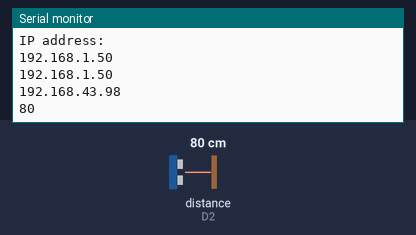
Simulated run of this sketch. Board: ESP8266 (NodeMCU). Parts: the last lines printed to the serial monitor. Wiring (inferred from the names in the program): ultrasonic range finder: trigger D1; echo D2. Inputs (shaded band) come from the test bench; at power-on: distance to the obstacle (sensor on D2) 80 cm. The echo pulse lasts 58.3 µs per cm; WiFi joins after 1.5 s; servers stay silent unless stated; uploads are accepted with an empty reply.

Above: at 2.7 s.
2.8 s: distance to the obstacle (sensor on D2) set to 2 cm
At 3.3 s:
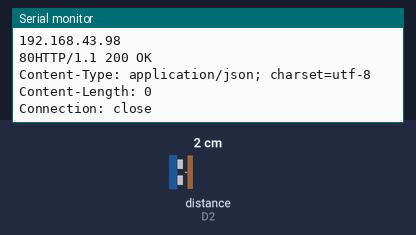
5.8 s: distance to the obstacle (sensor on D2) set to 4 cm
At 7.1 s:
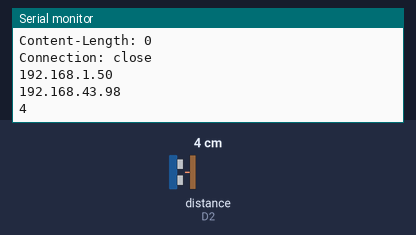
Timing chart, 0 to 8.8 s (numbered marks = the images above; inputs shaded):
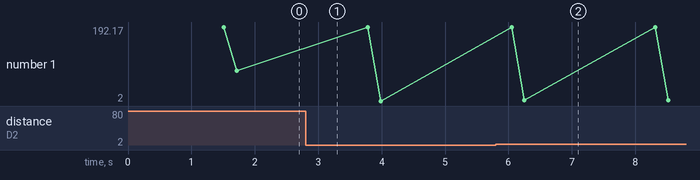

Measured:
- after the input at 5.8 s, the serial monitor: prints a new line after 0.45 s (image 2)
- plotted number 1: 80 → 2 after the input at 2.8 s, 2 → 4 after the input at 5.8 s

The sketch:

WiFiConnectUltrasonic_Sensor2.ino
```cpp
/*
    This sketch sends data via HTTP GET requests to data.sparkfun.com service.

    You need to get streamId and privateKey at data.sparkfun.com and paste them
    below. Or just customize this script to talk to other HTTP servers.

*/

#include <ESP8266WiFi.h>

const char* ssid     = "siriwat";
const char* password = "061919869";

const char* host = "192.168.43.98";
const int pingPin = D1;
int inPin = D2;
int CM_ST=20;
void setup() {
  Serial.begin(115200);
  delay(10);

  // We start by connecting to a WiFi network

  Serial.println();
  Serial.println();
  Serial.print("Connecting to ");
  Serial.println(ssid);

  WiFi.begin(ssid, password);

  while (WiFi.status() != WL_CONNECTED) {
    delay(500);
    Serial.print(".");
  }

  Serial.println("");
  Serial.println("WiFi connected");
  Serial.println("IP address: ");
  Serial.println(WiFi.localIP());
}

int value = 0;

void loop() {
  Serial.println(WiFi.localIP());
  Serial.println(host);

  // Use WiFiClient class to create TCP connections
  WiFiClient client;
  const int httpPort = 80;
  if (!client.connect(host, httpPort)) {
    Serial.println("connection failed");
    return;
  }
  long duration, cm;
  pinMode(pingPin, OUTPUT);
  digitalWrite(pingPin, LOW);
  delayMicroseconds(2);
  digitalWrite(pingPin, HIGH);
  delayMicroseconds(5);
  digitalWrite(pingPin, LOW);
  pinMode(inPin, INPUT);
  duration = pulseIn(inPin, HIGH);
  cm = microsecondsToCentimeters(duration);
  Serial.print(cm);

  String code = "AV";
  if (cm <= CM_ST)
  {
    code = "NAV";
  }

  // This will send the request to the server
  String str_url  = "GET /CarParking/Building/SaveParking?buildingParkId=4&code=" + code + "&sensor=2 HTTP/1.1\r\n Host: 192.168.43.98\r\n\r\n";
  client.print(str_url);     //ส่งคำสั่ง HTTP GET ไปยัง Server

  unsigned long timeout = millis();
  while (client.available() == 0) {
    if (millis() - timeout > 5000) {
      Serial.println(">>> Client Timeout !");
      client.stop();
      return;
    }
  }
  delay(1000);
  // Read all the lines of the reply from server and print them to Serial
  while (client.available()) {
    String line = client.readStringUntil('\r');
    Serial.print(line);
  }
}
long microsecondsToCentimeters(long microseconds)
{
  return microseconds / 29 / 2;
}
```
